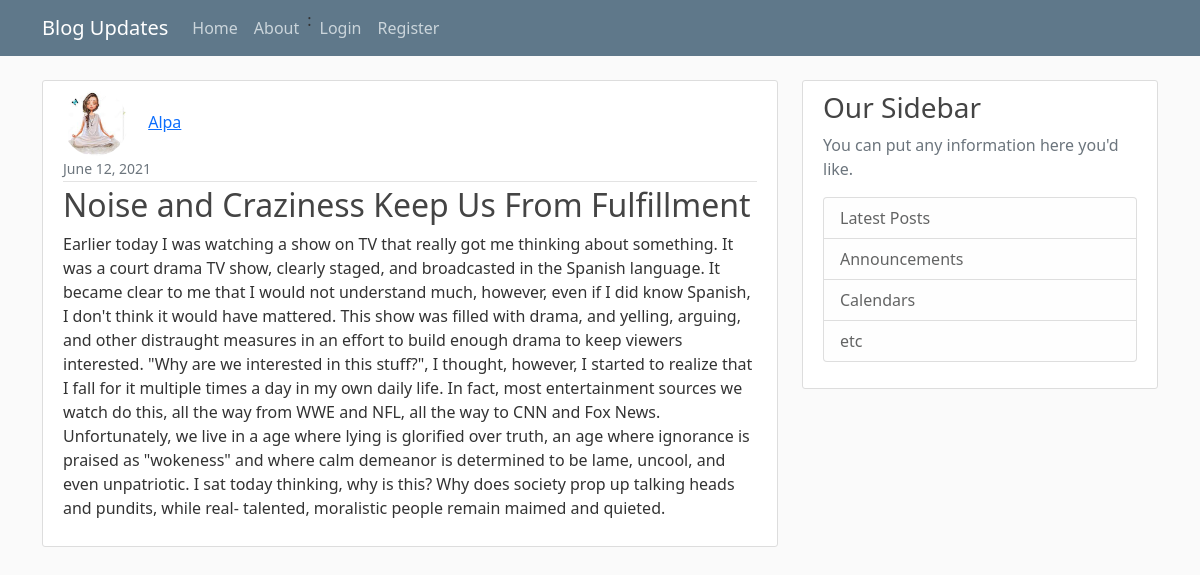
Screenshot of /post/12/ with the database file from the repository.
### blog/models.py (models this page shows, shortened)
class post(models.Model):
    title = models.CharField(max_length=100)
    content = models.CharField(max_length=3000, default="")
    date_posted = models.DateTimeField(default=timezone.now)
    author = models.ForeignKey(User, on_delete=models.CASCADE)

### users/models.py (models this page shows, shortened)
class Profile(models.Model):
    class Profile(models.Model):
        user = models.OneToOneField(User, on_delete=models.CASCADE)
        image = models.ImageField(default='default.jpg', upload_to='profile_pics')

### blog/views.py (the view)
# urls.py: path('post/<int:pk>/', PostDetailView.as_view(), name='post-detail'),
class PostDetailView(DetailView):
    model = post

### blog/templates/blog/post_detail.html (shortened to what this page needs)
{% extends 'blog/basic.html' %}
{% block content %}
    <article class="media content-section">
          <img class="rounded-circle article-img" src="{{ object.author.profile.image.url }}">
         <a class="mr-2" href="{% url 'user-posts' object.author.username %}">{{ object.author }}</a>
  <div class="media-body">
    <div class="article-metadata">
        <small class="text-muted">{{ object.date_posted| date:"F d, Y"}}</small>
    </div>
    <h2 class ="article-title" >{{ object.title }}</h2>
    <p class="article-content">{{ object.content }}</p>
  </div>
</article>
{%endblock%}

### blog/static/blog/main.css (style rules this page uses)
body { background: #fafafa; color: #333333; margin-top: 5rem; }
h1, h2, h3, h4, h5, h6 { color: #444444; }
.content-section { background: #ffffff; padding: 10px 20px; border: 1px solid #dddddd; border-radius: 3px; margin-bottom: 20px; }
.article-title { color: #444444; }
.article-content { white-space: pre-line; }
.article-img { height: 65px; width: 65px; margin-right: 16px; }
.article-metadata { padding-bottom: 1px; margin-bottom: 4px; border-bottom: 1px solid #e3e3e3 }

### rows the page displays
post: author.profile.image (picture), author "Alpa", date_posted "June 12, 2021", title "Noise and Craziness Keep Us From Fulfillment", content "Earlier today I was watching a show on TV that really got me thinking about something. It was a court drama TV show, clearly staged, and broadcasted in the Spanish language. It became clear to me that I would not understand much, however, even if I did know Spanish, I don't think it would have mattered. This show was filled with drama, and yelling, arguing, and other distraught measures in an effort to build enough drama to keep viewers interested. \"Why are we interested in this stuff?\", I thought, however, I started to realize that I fall for it multiple times a day in my own daily life. In fact, most entertainment sources we watch do this, all the way from WWE and NFL, all the way to CNN…"
